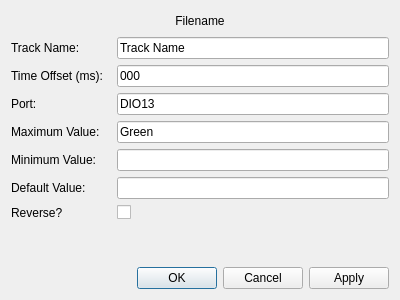
<?xml version="1.0" encoding="UTF-8"?>
<ui version="4.0">
 <class>MotorDialog</class>
 <widget class="QDialog" name="MotorDialog">
  <property name="geometry">
   <rect>
    <x>0</x>
    <y>0</y>
    <width>400</width>
    <height>300</height>
   </rect>
  </property>
  <property name="windowTitle">
   <string>Track Properties</string>
  </property>
  <layout class="QVBoxLayout" name="verticalLayout">
   <item>
    <widget class="QLabel" name="filenameLbl">
     <property name="maximumSize">
      <size>
       <width>16777215</width>
       <height>20</height>
      </size>
     </property>
     <property name="text">
      <string>Filename</string>
     </property>
     <property name="alignment">
      <set>Qt::AlignCenter</set>
     </property>
    </widget>
   </item>
   <item>
    <layout class="QFormLayout" name="formLayout">
     <item row="0" column="0">
      <widget class="QLabel" name="nameLbl">
       <property name="minimumSize">
        <size>
         <width>100</width>
         <height>0</height>
        </size>
       </property>
       <property name="text">
        <string>Track Name:</string>
       </property>
      </widget>
     </item>
     <item row="0" column="1">
      <widget class="QLineEdit" name="nameBox">
       <property name="text">
        <string>Track Name</string>
       </property>
      </widget>
     </item>
     <item row="1" column="0">
      <widget class="QLabel" name="offsetLbl">
       <property name="text">
        <string>Time Offset (ms):</string>
       </property>
      </widget>
     </item>
     <item row="2" column="0">
      <widget class="QLabel" name="portLbl">
       <property name="text">
        <string>Port:</string>
       </property>
      </widget>
     </item>
     <item row="3" column="0">
      <widget class="QLabel" name="maxLbl">
       <property name="text">
        <string>Maximum Value:</string>
       </property>
      </widget>
     </item>
     <item row="3" column="1">
      <widget class="QLineEdit" name="maxBox">
       <property name="text">
        <string>Green</string>
       </property>
      </widget>
     </item>
     <item row="2" column="1">
      <widget class="QLineEdit" name="portBox">
       <property name="text">
        <string>DIO13</string>
       </property>
      </widget>
     </item>
     <item row="1" column="1">
      <widget class="QLineEdit" name="offsetBox">
       <property name="text">
        <string>000</string>
       </property>
      </widget>
     </item>
     <item row="4" column="0">
      <widget class="QLabel" name="minLbl">
       <property name="text">
        <string>Minimum Value:</string>
       </property>
      </widget>
     </item>
     <item row="5" column="0">
      <widget class="QLabel" name="defaultLbl">
       <property name="text">
        <string>Default Value:</string>
       </property>
      </widget>
     </item>
     <item row="6" column="0">
      <widget class="QLabel" name="reverseLbl">
       <property name="text">
        <string>Reverse?</string>
       </property>
      </widget>
     </item>
     <item row="4" column="1">
      <widget class="QLineEdit" name="minBox"/>
     </item>
     <item row="5" column="1">
      <widget class="QLineEdit" name="defaultBox"/>
     </item>
     <item row="6" column="1">
      <widget class="QCheckBox" name="reverseBox">
       <property name="text">
        <string/>
       </property>
      </widget>
     </item>
    </layout>
   </item>
   <item>
    <widget class="QDialogButtonBox" name="buttonBox">
     <property name="orientation">
      <enum>Qt::Horizontal</enum>
     </property>
     <property name="standardButtons">
      <set>QDialogButtonBox::Apply|QDialogButtonBox::Cancel|QDialogButtonBox::Ok</set>
     </property>
    </widget>
   </item>
  </layout>
 </widget>
 <resources/>
 <connections>
  <connection>
   <sender>buttonBox</sender>
   <signal>accepted()</signal>
   <receiver>MotorDialog</receiver>
   <slot>accept()</slot>
   <hints>
    <hint type="sourcelabel">
     <x>248</x>
     <y>254</y>
    </hint>
    <hint type="destinationlabel">
     <x>157</x>
     <y>274</y>
    </hint>
   </hints>
  </connection>
  <connection>
   <sender>buttonBox</sender>
   <signal>rejected()</signal>
   <receiver>MotorDialog</receiver>
   <slot>reject()</slot>
   <hints>
    <hint type="sourcelabel">
     <x>316</x>
     <y>260</y>
    </hint>
    <hint type="destinationlabel">
     <x>286</x>
     <y>274</y>
    </hint>
   </hints>
  </connection>
 </connections>
</ui>
